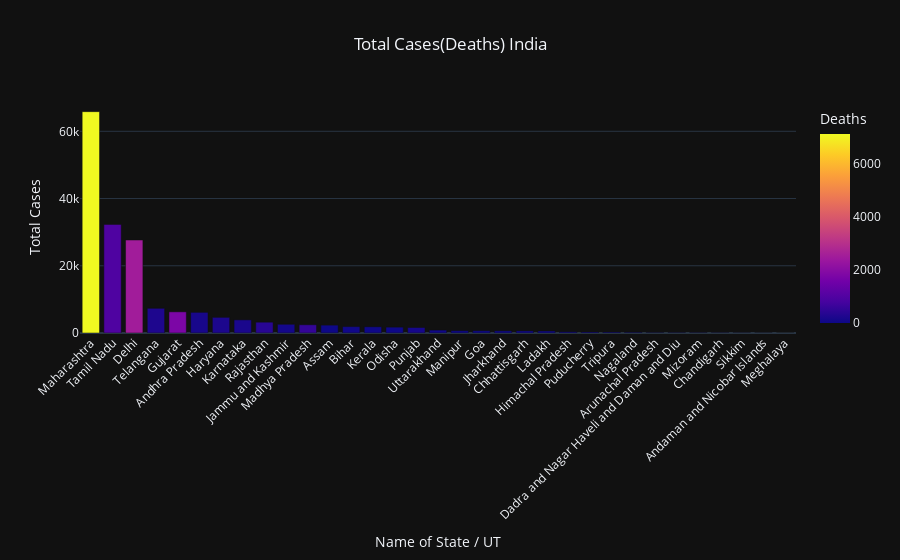

The code cell stored with this chart in its notebook:
### Code cell
bar_chart(temp_df, total_cases_india, deaths_india, 'India')

### Figure 1 — Plotly figure (JSON) as saved in the notebook; plotly's stock layout.template omitted (floating-point values rounded to 4 significant figures)
{"data": [{"alignmentgroup": "True", "hovertemplate": "Name of State / UT=%{x}<br>Total Cases=%{y}<br>Deaths=%{marker.color}<extra></extra>", "legendgroup": "", "marker": {"color": [7106, 957, 2492, 237, 1771, 148, 211, 180, 380, 91, 546, 9, 58, 22, 17, 122, 37, 0, 2, 12, 13, 1, 9, 9, 1, 0, 1, 0, 0, 6, 0, 0, 1], "coloraxis": "coloraxis"}, "name": "", "offsetgroup": "", "orientation": "v", "showlegend": false, "textposition": "auto", "type": "bar", "x": ["Maharashtra", "Tamil Nadu", "Delhi", "Telangana", "Gujarat", "Andhra Pradesh", "Haryana", "Karnataka", "Rajasthan", "Jammu and Kashmir", "Madhya Pradesh", "Assam", "Bihar", "Kerala", "Odisha", "Punjab", "Uttarakhand", "Manipur", "Goa", "Jharkhand", "Chhattisgarh", "Ladakh", "Himachal Pradesh", "Puducherry", "Tripura", "Nagaland", "Arunachal Pradesh", "Dadra and Nagar Haveli and Daman and Diu", "Mizoram", "Chandigarh", "Sikkim", "Andaman and Nicobar Islands", "Meghalaya"], "xaxis": "x", "y": [65844, 32308, 27657, 7346, 6294, 6145, 4657, 3909, 3218, 2591, 2448, 2339, 1896, 1846, 1741, 1634, 866, 682, 667, 635, 618, 587, 353, 306, 269, 209, 129, 122, 115, 84, 47, 29, 4], "yaxis": "y"}], "layout": {"barmode": "relative", "coloraxis": {"colorbar": {"title": {"text": "Deaths"}}, "colorscale": [[0, "#0d0887"], [0.1111, "#46039f"], [0.2222, "#7201a8"], [0.3333, "#9c179e"], [0.4444, "#bd3786"], [0.5556, "#d8576b"], [0.6667, "#ed7953"], [0.7778, "#fb9f3a"], [0.8889, "#fdca26"], [1, "#f0f921"]]}, "hovermode": "x", "legend": {"tracegroupgap": 0}, "title": {"text": "Total Cases(Deaths) India", "x": 0.5, "xanchor": "center"}, "xaxis": {"anchor": "y", "domain": [0, 1], "tickangle": -45, "title": {"text": "Name of State / UT"}}, "yaxis": {"anchor": "x", "domain": [0, 1], "title": {"text": "Total Cases"}}}}
